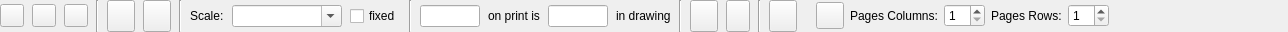
<?xml version="1.0" encoding="UTF-8"?>
<ui version="4.0">
 <class>LC_PrintPreviewOptionsWidget</class>
 <widget class="QWidget" name="LC_PrintPreviewOptionsWidget">
  <property name="geometry">
   <rect>
    <x>0</x>
    <y>0</y>
    <width>1288</width>
    <height>32</height>
   </rect>
  </property>
  <property name="sizePolicy">
   <sizepolicy hsizetype="Maximum" vsizetype="Fixed">
    <horstretch>0</horstretch>
    <verstretch>0</verstretch>
   </sizepolicy>
  </property>
  <property name="windowTitle">
   <string>Print Preview Options</string>
  </property>
  <property name="toolTip">
   <string>Landscape Orientation</string>
  </property>
  <layout class="QHBoxLayout" name="horizontalLayout">
   <property name="spacing">
    <number>8</number>
   </property>
   <property name="leftMargin">
    <number>0</number>
   </property>
   <property name="topMargin">
    <number>0</number>
   </property>
   <property name="rightMargin">
    <number>0</number>
   </property>
   <property name="bottomMargin">
    <number>0</number>
   </property>
   <item>
    <widget class="QToolButton" name="tbLandscape">
     <property name="toolTip">
      <string>Landscape Orientation of paper</string>
     </property>
     <property name="text">
      <string/>
     </property>
     <property name="icon">
      <iconset resource="../../../../res/icons/icons.qrc">
       <normaloff>:/icons/page_landscape.lci</normaloff>:/icons/page_landscape.lci</iconset>
     </property>
     <property name="checkable">
      <bool>true</bool>
     </property>
    </widget>
   </item>
   <item>
    <widget class="QToolButton" name="tbPortait">
     <property name="toolTip">
      <string>Portrait Orientation of paper</string>
     </property>
     <property name="text">
      <string/>
     </property>
     <property name="icon">
      <iconset resource="../../../../res/icons/icons.qrc">
       <normaloff>:/icons/page_portait.lci</normaloff>:/icons/page_portait.lci</iconset>
     </property>
     <property name="checkable">
      <bool>true</bool>
     </property>
    </widget>
   </item>
   <item>
    <widget class="QToolButton" name="tbSettings">
     <property name="toolTip">
      <string>Drawing Settings</string>
     </property>
     <property name="text">
      <string/>
     </property>
     <property name="icon">
      <iconset resource="../../../../res/icons/icons.qrc">
       <normaloff>:/icons/drawing_settings.lci</normaloff>:/icons/drawing_settings.lci</iconset>
     </property>
    </widget>
   </item>
   <item>
    <widget class="Line" name="line_3">
     <property name="orientation">
      <enum>Qt::Orientation::Vertical</enum>
     </property>
    </widget>
   </item>
   <item>
    <widget class="QToolButton" name="bScaleLineWidth">
     <property name="sizePolicy">
      <sizepolicy hsizetype="Fixed" vsizetype="Minimum">
       <horstretch>0</horstretch>
       <verstretch>0</verstretch>
      </sizepolicy>
     </property>
     <property name="toolTip">
      <string>Apply Print Scale to line width</string>
     </property>
     <property name="text">
      <string/>
     </property>
     <property name="icon">
      <iconset resource="../../../../res/icons/icons.qrc">
       <normaloff>:/icons/scaleLineWidth.lci</normaloff>:/icons/scaleLineWidth.lci</iconset>
     </property>
     <property name="iconSize">
      <size>
       <width>20</width>
       <height>20</height>
      </size>
     </property>
     <property name="checkable">
      <bool>true</bool>
     </property>
    </widget>
   </item>
   <item>
    <widget class="QToolButton" name="bBlackWhite">
     <property name="sizePolicy">
      <sizepolicy hsizetype="Fixed" vsizetype="Minimum">
       <horstretch>0</horstretch>
       <verstretch>0</verstretch>
      </sizepolicy>
     </property>
     <property name="toolTip">
      <string>Toggle Black / White mode</string>
     </property>
     <property name="text">
      <string/>
     </property>
     <property name="icon">
      <iconset resource="../../../../res/icons/icons.qrc">
       <normaloff>:/icons/black_n_white_mode.lci</normaloff>:/icons/black_n_white_mode.lci</iconset>
     </property>
     <property name="iconSize">
      <size>
       <width>20</width>
       <height>20</height>
      </size>
     </property>
     <property name="checkable">
      <bool>true</bool>
     </property>
    </widget>
   </item>
   <item>
    <widget class="Line" name="line_2">
     <property name="orientation">
      <enum>Qt::Orientation::Vertical</enum>
     </property>
    </widget>
   </item>
   <item>
    <widget class="QLabel" name="label">
     <property name="text">
      <string>Scale:</string>
     </property>
    </widget>
   </item>
   <item>
    <widget class="QComboBox" name="cbScale">
     <property name="sizePolicy">
      <sizepolicy hsizetype="Maximum" vsizetype="Fixed">
       <horstretch>0</horstretch>
       <verstretch>0</verstretch>
      </sizepolicy>
     </property>
     <property name="minimumSize">
      <size>
       <width>110</width>
       <height>0</height>
      </size>
     </property>
     <property name="toolTip">
      <string>Printed size : drawing size</string>
     </property>
     <property name="editable">
      <bool>true</bool>
     </property>
     <property name="insertPolicy">
      <enum>QComboBox::InsertPolicy::NoInsert</enum>
     </property>
    </widget>
   </item>
   <item>
    <widget class="QCheckBox" name="cFixed">
     <property name="sizePolicy">
      <sizepolicy hsizetype="Preferred" vsizetype="Fixed">
       <horstretch>0</horstretch>
       <verstretch>0</verstretch>
      </sizepolicy>
     </property>
     <property name="minimumSize">
      <size>
       <width>25</width>
       <height>16</height>
      </size>
     </property>
     <property name="maximumSize">
      <size>
       <width>16777215</width>
       <height>16777215</height>
      </size>
     </property>
     <property name="toolTip">
      <string>Print Scale is locked to the current value</string>
     </property>
     <property name="text">
      <string>fixed</string>
     </property>
    </widget>
   </item>
   <item>
    <widget class="Line" name="line_5">
     <property name="orientation">
      <enum>Qt::Orientation::Vertical</enum>
     </property>
    </widget>
   </item>
   <item>
    <widget class="QLineEdit" name="lePrintedUnits">
     <property name="minimumSize">
      <size>
       <width>50</width>
       <height>0</height>
      </size>
     </property>
     <property name="maximumSize">
      <size>
       <width>60</width>
       <height>16777215</height>
      </size>
     </property>
     <property name="toolTip">
      <string>Drawing units</string>
     </property>
    </widget>
   </item>
   <item>
    <widget class="QLabel" name="label_6">
     <property name="text">
      <string>on print is</string>
     </property>
    </widget>
   </item>
   <item>
    <widget class="QLineEdit" name="leDrawingUnits">
     <property name="minimumSize">
      <size>
       <width>0</width>
       <height>0</height>
      </size>
     </property>
     <property name="maximumSize">
      <size>
       <width>60</width>
       <height>16777215</height>
      </size>
     </property>
     <property name="toolTip">
      <string>Printed units</string>
     </property>
    </widget>
   </item>
   <item>
    <widget class="QLabel" name="label_5">
     <property name="text">
      <string>in drawing</string>
     </property>
    </widget>
   </item>
   <item>
    <widget class="Line" name="line_4">
     <property name="orientation">
      <enum>Qt::Orientation::Vertical</enum>
     </property>
    </widget>
   </item>
   <item>
    <widget class="QToolButton" name="bCenter">
     <property name="sizePolicy">
      <sizepolicy hsizetype="Fixed" vsizetype="Minimum">
       <horstretch>0</horstretch>
       <verstretch>0</verstretch>
      </sizepolicy>
     </property>
     <property name="toolTip">
      <string>Page in center of drawing</string>
     </property>
     <property name="text">
      <string/>
     </property>
     <property name="icon">
      <iconset resource="../../../../res/icons/icons.qrc">
       <normaloff>:/icons/center_to_page.lci</normaloff>:/icons/center_to_page.lci</iconset>
     </property>
     <property name="iconSize">
      <size>
       <width>20</width>
       <height>20</height>
      </size>
     </property>
    </widget>
   </item>
   <item>
    <widget class="QToolButton" name="bZoomPage">
     <property name="sizePolicy">
      <sizepolicy hsizetype="Fixed" vsizetype="Minimum">
       <horstretch>0</horstretch>
       <verstretch>0</verstretch>
      </sizepolicy>
     </property>
     <property name="toolTip">
      <string>Zoom to Print Area</string>
     </property>
     <property name="text">
      <string/>
     </property>
     <property name="icon">
      <iconset resource="../../../../res/icons/icons.qrc">
       <normaloff>:/icons/zoom_auto.lci</normaloff>:/icons/zoom_auto.lci</iconset>
     </property>
    </widget>
   </item>
   <item>
    <widget class="Line" name="line">
     <property name="orientation">
      <enum>Qt::Orientation::Vertical</enum>
     </property>
    </widget>
   </item>
   <item>
    <widget class="QToolButton" name="bFit">
     <property name="sizePolicy">
      <sizepolicy hsizetype="Fixed" vsizetype="Minimum">
       <horstretch>0</horstretch>
       <verstretch>0</verstretch>
      </sizepolicy>
     </property>
     <property name="toolTip">
      <string>Fit to 1 Page</string>
     </property>
     <property name="text">
      <string/>
     </property>
     <property name="icon">
      <iconset resource="../../../../res/icons/icons.qrc">
       <normaloff>:/icons/fit_to_page.lci</normaloff>:/icons/fit_to_page.lci</iconset>
     </property>
     <property name="iconSize">
      <size>
       <width>20</width>
       <height>20</height>
      </size>
     </property>
    </widget>
   </item>
   <item>
    <widget class="QWidget" name="wTiledPrint" native="true">
     <layout class="QGridLayout" name="gridLayout">
      <property name="topMargin">
       <number>0</number>
      </property>
      <property name="bottomMargin">
       <number>0</number>
      </property>
      <item row="0" column="4">
       <widget class="QLabel" name="label_3">
        <property name="text">
         <string>Pages Rows:</string>
        </property>
       </widget>
      </item>
      <item row="0" column="3">
       <widget class="QSpinBox" name="sbPagessHorizontal">
        <property name="toolTip">
         <string>Amount of pages columns</string>
        </property>
        <property name="minimum">
         <number>1</number>
        </property>
       </widget>
      </item>
      <item row="0" column="2">
       <widget class="QLabel" name="label_2">
        <property name="text">
         <string>Pages Columns:</string>
        </property>
       </widget>
      </item>
      <item row="0" column="5">
       <widget class="QSpinBox" name="sbPagesVertical">
        <property name="toolTip">
         <string>Amount of pages rows</string>
        </property>
        <property name="minimum">
         <number>1</number>
        </property>
       </widget>
      </item>
      <item row="0" column="0">
       <widget class="QToolButton" name="bCalcPagesNum">
        <property name="sizePolicy">
         <sizepolicy hsizetype="Fixed" vsizetype="Minimum">
          <horstretch>0</horstretch>
          <verstretch>0</verstretch>
         </sizepolicy>
        </property>
        <property name="toolTip">
         <string>Calculate number of pages needed to contain the drawing</string>
        </property>
        <property name="text">
         <string/>
        </property>
        <property name="icon">
         <iconset resource="../../../../res/icons/icons.qrc">
          <normaloff>:/icons/multi_pages.lci</normaloff>:/icons/multi_pages.lci</iconset>
        </property>
        <property name="iconSize">
         <size>
          <width>20</width>
          <height>20</height>
         </size>
        </property>
       </widget>
      </item>
     </layout>
    </widget>
   </item>
   <item>
    <spacer name="horizontalSpacer">
     <property name="orientation">
      <enum>Qt::Orientation::Horizontal</enum>
     </property>
     <property name="sizeHint" stdset="0">
      <size>
       <width>0</width>
       <height>20</height>
      </size>
     </property>
    </spacer>
   </item>
  </layout>
 </widget>
 <layoutdefault spacing="6" margin="11"/>
 <resources>
  <include location="../../../../res/icons/icons.qrc"/>
  <include location="../../../../res/icons/icons.qrc"/>
 </resources>
 <connections/>
</ui>
